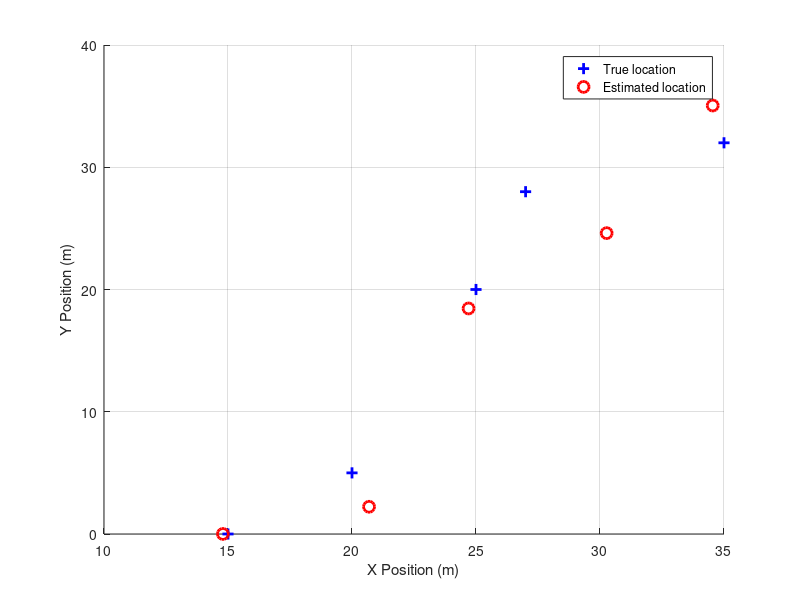

Source code (MATLAB): (Note: this script raises an error after producing the figure.)

N = 3;  % number of anchors
M = 5;  % number of users

% distance dependent err SNR
distMeasurementErrRatio = 0.1;  % it means that the accuracy of distance measurement is 90 %
								% for instance the inaccuracy of a 1m measured distance
								% is around .1 meter.

networkSize = 50;  % we consider a 50x50 area that the mobile can wander

anchorLoc   = [0  0; % set the anchor at 4 vertices of the region
			   -10  0;
			   0   -10];

% building a random location for the mobile node
%mobileLoc  = networkSize*rand(M,2);

mobileLoc = [15 0;
			20 5;
			25 20;
			27 28;
			35 32];


% Computing the Euclidian distances    
	% very fast computation :)
	% distance   = sqrt(sum( (anchorLoc - repmat(mobileLoc,N,1)).^2 , 2));
	
% easy to understand computation
distance = zeros(N,M);
for m = 1 : M
	for n = 1 : N
			distance(n,m) = sqrt( (anchorLoc(n,1)-mobileLoc(m,1)).^2 + ...
										(anchorLoc(n,2)-mobileLoc(m,2)).^2  );
	end
end
% Plot the scenario
f1 = figure(1);
clf
% plot(anchorLoc(:,1),anchorLoc(:,2),'ko','MarkerSize',8,'lineWidth',2,'MarkerFaceColor','k');
grid on
hold on
plot(mobileLoc(:,1),mobileLoc(:,2),'b+','MarkerSize',8,'lineWidth',2);

% noisy measurements
distanceNoisy = distance + distance.*distMeasurementErrRatio.*(rand(N,M)-1/2);

% using gaussian 


numOfIteration = 5;

% Initial guess (random locatio)
mobileLocEst = networkSize*rand(M,2);
% repeatation
for m = 1 : M
	for i = 1 : numOfIteration
		% computing the esimated distances
		distanceEst   = sqrt(sum( (anchorLoc - repmat(mobileLocEst(m,:),N,1)).^2 , 2));
		% computing the derivatives
			% d0 = sqrt( (x-x0)^2 + (y-y0)^2 )
			% derivatives -> d(d0)/dx = (x-x0)/d0
			% derivatives -> d(d0)/dy = (y-y0)/d0
		distanceDrv   = [(mobileLocEst(m,1)-anchorLoc(:,1))./distanceEst ... % x-coordinate
						 (mobileLocEst(m,2)-anchorLoc(:,2))./distanceEst];   % y-coordinate
		% delta 
		delta = - (distanceDrv.'*distanceDrv)^-1*distanceDrv.' * (distanceEst - distanceNoisy(:,m));
		% Updating the estimation
		mobileLocEst(m,:) = mobileLocEst(m,:) + delta.';
	end
end    
plot(mobileLocEst(:,1),mobileLocEst(:,2),'ro','MarkerSize',8,'lineWidth',2);
legend('True location','Estimated location',...
	   'Location','Best')

% Compute the Root Mean Squred Error
Err = mean(sqrt(sum((mobileLocEst-mobileLoc).^2)));
xlabel('X Position (m)');
ylabel('Y Position (m)');
ax = gca;
ax.FontSize = 16;
title({'Tx power: 23dBm;', strcat('Mean Estimation Error: ',num2str(Err),'meters')})
axis([-0.1 1.1 -0.1 1.1]*networkSize)